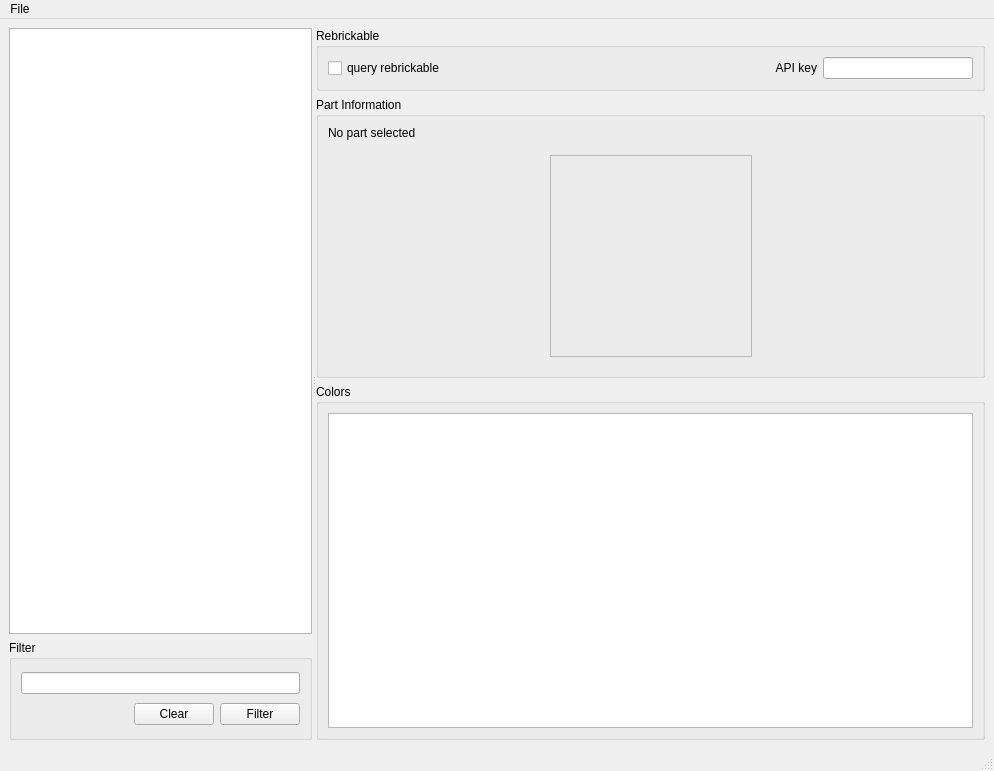
<?xml version="1.0" encoding="UTF-8"?>
<ui version="4.0">
 <class>MainWindow</class>
 <widget class="QMainWindow" name="MainWindow">
  <property name="geometry">
   <rect>
    <x>0</x>
    <y>0</y>
    <width>994</width>
    <height>771</height>
   </rect>
  </property>
  <property name="windowTitle">
   <string>Part Viewer</string>
  </property>
  <widget class="QWidget" name="centralwidget">
   <layout class="QGridLayout" name="gridLayout">
    <item row="0" column="0">
     <widget class="QSplitter" name="splitter">
      <property name="orientation">
       <enum>Qt::Horizontal</enum>
      </property>
      <widget class="QWidget" name="layoutWidget">
       <layout class="QVBoxLayout" name="verticalLayout_2">
        <item>
         <widget class="PartTreeView" name="partsTreeView">
          <property name="sizePolicy">
           <sizepolicy hsizetype="Preferred" vsizetype="Expanding">
            <horstretch>2</horstretch>
            <verstretch>0</verstretch>
           </sizepolicy>
          </property>
         </widget>
        </item>
        <item>
         <widget class="QGroupBox" name="filterGroupBox">
          <property name="minimumSize">
           <size>
            <width>0</width>
            <height>100</height>
           </size>
          </property>
          <property name="maximumSize">
           <size>
            <width>16777215</width>
            <height>120</height>
           </size>
          </property>
          <property name="title">
           <string>Filter</string>
          </property>
          <layout class="QVBoxLayout" name="verticalLayout">
           <item>
            <widget class="QLineEdit" name="filterLineEdit"/>
           </item>
           <item>
            <layout class="QHBoxLayout" name="horizontalLayout_2">
             <item>
              <spacer name="horizontalSpacer">
               <property name="orientation">
                <enum>Qt::Horizontal</enum>
               </property>
               <property name="sizeHint" stdset="0">
                <size>
                 <width>40</width>
                 <height>20</height>
                </size>
               </property>
              </spacer>
             </item>
             <item>
              <widget class="QPushButton" name="clearPushButton">
               <property name="text">
                <string>Clear</string>
               </property>
              </widget>
             </item>
             <item>
              <widget class="QPushButton" name="filterPushButton">
               <property name="text">
                <string>Filter</string>
               </property>
              </widget>
             </item>
            </layout>
           </item>
          </layout>
         </widget>
        </item>
       </layout>
      </widget>
      <widget class="QWidget" name="layoutWidget">
       <layout class="QVBoxLayout" name="verticalLayout_3">
        <item>
         <widget class="QGroupBox" name="rebrickableGroupBox">
          <property name="minimumSize">
           <size>
            <width>0</width>
            <height>0</height>
           </size>
          </property>
          <property name="maximumSize">
           <size>
            <width>16777215</width>
            <height>70</height>
           </size>
          </property>
          <property name="title">
           <string>Rebrickable</string>
          </property>
          <layout class="QVBoxLayout" name="verticalLayout_4">
           <item>
            <layout class="QHBoxLayout" name="horizontalLayout">
             <item>
              <widget class="QCheckBox" name="rebrickCheckBox">
               <property name="text">
                <string>query rebrickable</string>
               </property>
              </widget>
             </item>
             <item>
              <widget class="QLabel" name="apiLabel">
               <property name="maximumSize">
                <size>
                 <width>16777215</width>
                 <height>16777214</height>
                </size>
               </property>
               <property name="text">
                <string>API key</string>
               </property>
               <property name="alignment">
                <set>Qt::AlignRight|Qt::AlignTrailing|Qt::AlignVCenter</set>
               </property>
              </widget>
             </item>
             <item>
              <widget class="QLineEdit" name="apiLineEdit">
               <property name="maximumSize">
                <size>
                 <width>150</width>
                 <height>16777215</height>
                </size>
               </property>
              </widget>
             </item>
            </layout>
           </item>
          </layout>
         </widget>
        </item>
        <item>
         <widget class="QGroupBox" name="partInfoGroupBox">
          <property name="title">
           <string>Part Information</string>
          </property>
          <layout class="QVBoxLayout" name="verticalLayout_5">
           <item>
            <widget class="QLabel" name="partInfoLabel">
             <property name="text">
              <string>No part selected</string>
             </property>
            </widget>
           </item>
           <item>
            <widget class="QWidget" name="widget" native="true">
             <property name="minimumSize">
              <size>
               <width>204</width>
               <height>204</height>
              </size>
             </property>
             <layout class="QHBoxLayout" name="horizontalLayout_3">
              <item>
               <spacer name="horizontalSpacer_2">
                <property name="orientation">
                 <enum>Qt::Horizontal</enum>
                </property>
                <property name="sizeHint" stdset="0">
                 <size>
                  <width>160</width>
                  <height>20</height>
                 </size>
                </property>
               </spacer>
              </item>
              <item>
               <widget class="QFrame" name="partImageFrame">
                <property name="minimumSize">
                 <size>
                  <width>202</width>
                  <height>202</height>
                 </size>
                </property>
                <property name="maximumSize">
                 <size>
                  <width>202</width>
                  <height>202</height>
                 </size>
                </property>
                <property name="frameShape">
                 <enum>QFrame::StyledPanel</enum>
                </property>
                <property name="frameShadow">
                 <enum>QFrame::Raised</enum>
                </property>
               </widget>
              </item>
              <item>
               <spacer name="horizontalSpacer_3">
                <property name="orientation">
                 <enum>Qt::Horizontal</enum>
                </property>
                <property name="sizeHint" stdset="0">
                 <size>
                  <width>160</width>
                  <height>20</height>
                 </size>
                </property>
               </spacer>
              </item>
             </layout>
            </widget>
           </item>
          </layout>
         </widget>
        </item>
        <item>
         <widget class="QGroupBox" name="groupBox">
          <property name="title">
           <string>Colors</string>
          </property>
          <layout class="QGridLayout" name="gridLayout_2">
           <item row="0" column="0">
            <widget class="ColorListView" name="colorListView"/>
           </item>
          </layout>
         </widget>
        </item>
       </layout>
      </widget>
     </widget>
    </item>
   </layout>
  </widget>
  <widget class="QMenuBar" name="menubar">
   <property name="geometry">
    <rect>
     <x>0</x>
     <y>0</y>
     <width>994</width>
     <height>26</height>
    </rect>
   </property>
   <widget class="QMenu" name="menuFile">
    <property name="title">
     <string>File</string>
    </property>
    <addaction name="actionQuit"/>
   </widget>
   <addaction name="menuFile"/>
  </widget>
  <widget class="QStatusBar" name="statusbar"/>
  <action name="actionQuit">
   <property name="text">
    <string>Quit</string>
   </property>
  </action>
 </widget>
 <customwidgets>
  <customwidget>
   <class>PartTreeView</class>
   <extends>QTreeView</extends>
   <header>partTreeView</header>
  </customwidget>
  <customwidget>
   <class>ColorListView</class>
   <extends>QListView</extends>
   <header>colorListView</header>
  </customwidget>
 </customwidgets>
 <resources/>
 <connections/>
</ui>
